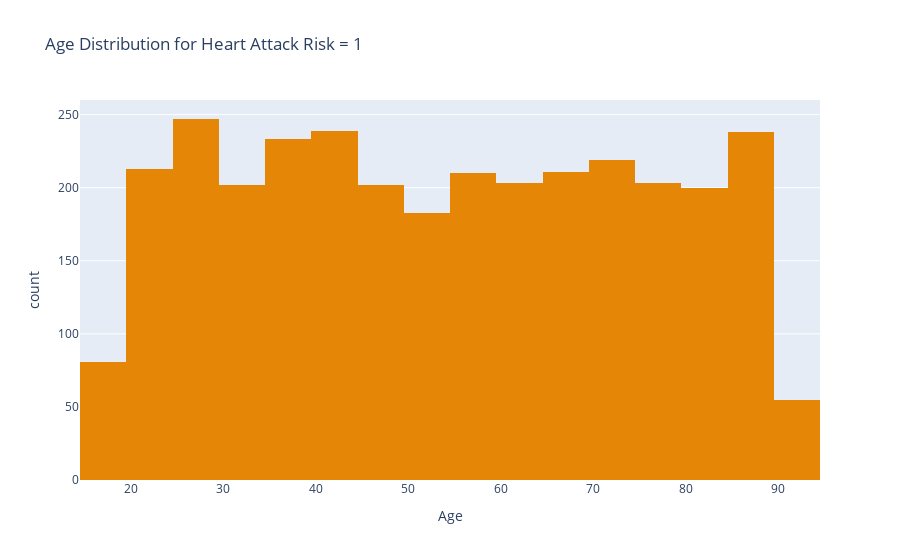

The cell this chart's notebook holds for it:
### Code cell
# Filter data for Heart Attack Risk = 1
heart_risk_1 = data[data['Heart Attack Risk'] == 1]

# Plot histogram of age distribution
fig_age_dist = px.histogram(heart_risk_1, x='Age', nbins=20, title='Age Distribution for Heart Attack Risk = 1',
                            color_discrete_sequence=px.colors.qualitative.Vivid)
fig_age_dist.show()

### Figure 1 — Plotly figure (JSON) as saved in the notebook; plotly's stock layout.template omitted (floating-point values rounded to 4 significant figures; data arrays with more than 128 entries replaced by an {"elided": "..."} marker saying what was removed)
{"data": [{"alignmentgroup": "True", "bingroup": "x", "hovertemplate": "Age=%{x}<br>count=%{y}<extra></extra>", "legendgroup": "", "marker": {"color": "rgb(229, 134, 6)", "pattern": {"shape": ""}}, "name": "", "nbinsx": 20, "offsetgroup": "", "orientation": "v", "showlegend": false, "type": "histogram", "x": {"elided": "3139 int values"}, "xaxis": "x", "yaxis": "y"}], "layout": {"barmode": "relative", "legend": {"tracegroupgap": 0}, "title": {"text": "Age Distribution for Heart Attack Risk = 1"}, "xaxis": {"anchor": "y", "domain": [0, 1], "title": {"text": "Age"}}, "yaxis": {"anchor": "x", "domain": [0, 1], "title": {"text": "count"}}}}
